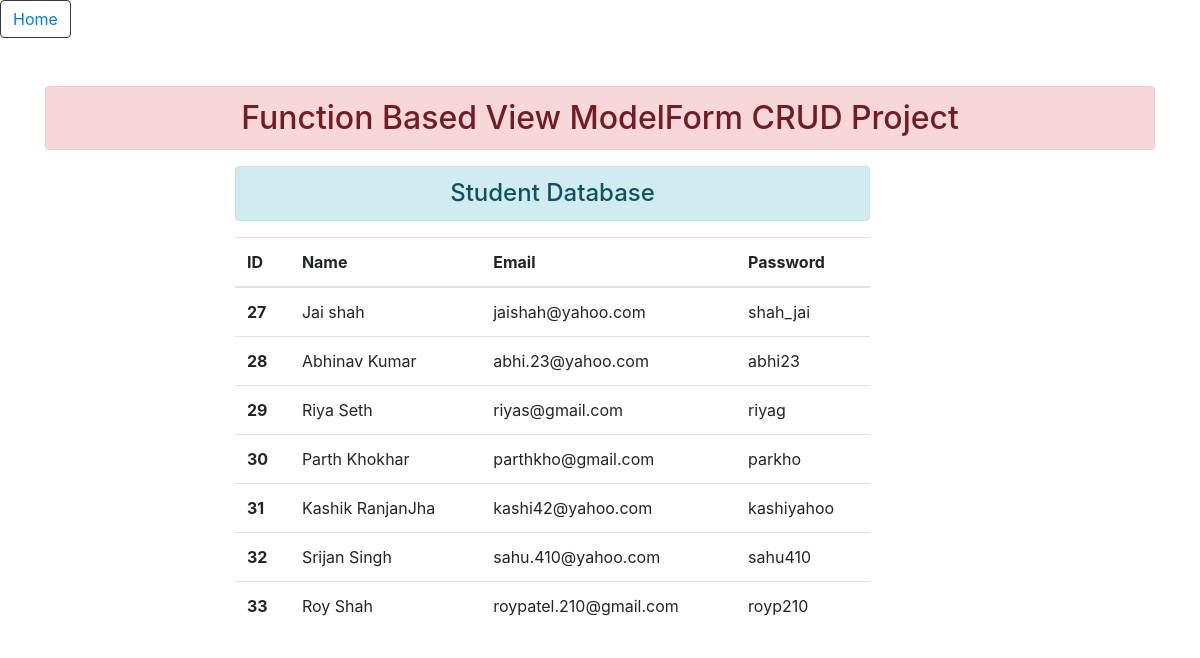
Page /db/ on the committed database.
### home/models.py (models this page shows)
class User(models.Model):
    name = models.CharField(max_length=70)
    email = models.EmailField(max_length=100)
    password = models.CharField(max_length=100)

### home/views.py (the view)
# urls.py: path('db/', views.view_db, name='view_data')
def view_db(request):
    stud = User.objects.all()
    return render(request, 'database.html',{'stu':stud})

### home/templates/database.html
{% extends "base.html" %}
{%block content %}
<div class="row">
    <div class="col-sm-7 offset-2">
        <h4 class="text-center alert alert-info">Student Database</h4>
        {% if stu %}
          <table class="table table-hover">
            <thead>
                <tr>
                  <th scope="col">ID</th>
                  <th scope="col">Name</th>
                  <th scope="col">Email</th>
                  <th scope="col">Password</th>
                </tr>
            </thead>
            <tbody>
                {% for st in stu %}
                <tr>
                  <th scope="row">{{st.id}}</th>
                  <td>{{st.name}}</td>
                  <td>{{st.email}}</td>
                  <td>{{st.password}}</td>
                </tr>
                {% endfor %}
            </tbody>
          </table>
        {% else %}
          <h4 class="text-center alert alert-warning">No Record</h4>
        {% endif %}
    </div>
</div>
{% endblock content %}

### rows in the picture
User: id "27", name "Jai shah", email "jaishah@yahoo.com", password "shah_jai"
User: id "28", name "Abhinav Kumar", email "abhi.23@yahoo.com", password "abhi23"
User: id "29", name "Riya Seth", email "riyas@gmail.com", password "riyag"
User: id "30", name "Parth Khokhar", email "parthkho@gmail.com", password "parkho"
User: id "31", name "Kashik RanjanJha", email "kashi42@yahoo.com", password "kashiyahoo"
User: id "32", name "Srijan Singh", email "sahu.410@yahoo.com", password "sahu410"
User: id "33", name "Roy Shah", email "roypatel.210@gmail.com", password "royp210"
